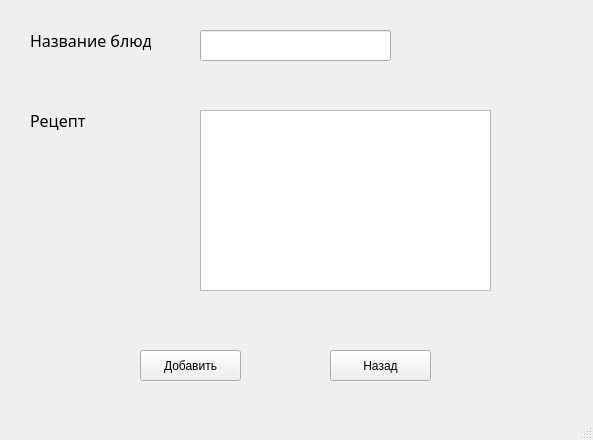
<?xml version="1.0" encoding="UTF-8"?>
<ui version="4.0">
 <class>MainWindow</class>
 <widget class="QMainWindow" name="MainWindow">
  <property name="geometry">
   <rect>
    <x>0</x>
    <y>0</y>
    <width>593</width>
    <height>440</height>
   </rect>
  </property>
  <property name="cursor">
   <cursorShape>ArrowCursor</cursorShape>
  </property>
  <property name="windowTitle">
   <string>Add new recipe</string>
  </property>
  <widget class="QWidget" name="centralwidget">
   <widget class="QLabel" name="label">
    <property name="geometry">
     <rect>
      <x>30</x>
      <y>20</y>
      <width>121</width>
      <height>41</height>
     </rect>
    </property>
    <property name="font">
     <font>
      <family>Niagara Engraved</family>
      <pointsize>12</pointsize>
     </font>
    </property>
    <property name="text">
     <string>Название блюда</string>
    </property>
   </widget>
   <widget class="QLabel" name="label_2">
    <property name="geometry">
     <rect>
      <x>30</x>
      <y>100</y>
      <width>121</width>
      <height>41</height>
     </rect>
    </property>
    <property name="font">
     <font>
      <family>Niagara Engraved</family>
      <pointsize>12</pointsize>
     </font>
    </property>
    <property name="text">
     <string>Рецепт</string>
    </property>
   </widget>
   <widget class="QLineEdit" name="input_nazv">
    <property name="geometry">
     <rect>
      <x>200</x>
      <y>30</y>
      <width>191</width>
      <height>31</height>
     </rect>
    </property>
   </widget>
   <widget class="QPushButton" name="addOk">
    <property name="geometry">
     <rect>
      <x>140</x>
      <y>350</y>
      <width>101</width>
      <height>31</height>
     </rect>
    </property>
    <property name="text">
     <string>Добавить</string>
    </property>
   </widget>
   <widget class="QPushButton" name="back">
    <property name="geometry">
     <rect>
      <x>330</x>
      <y>350</y>
      <width>101</width>
      <height>31</height>
     </rect>
    </property>
    <property name="text">
     <string>Назад</string>
    </property>
   </widget>
   <widget class="QTextEdit" name="textEdit">
    <property name="geometry">
     <rect>
      <x>200</x>
      <y>110</y>
      <width>291</width>
      <height>181</height>
     </rect>
    </property>
   </widget>
  </widget>
  <widget class="QMenuBar" name="menubar">
   <property name="geometry">
    <rect>
     <x>0</x>
     <y>0</y>
     <width>593</width>
     <height>21</height>
    </rect>
   </property>
  </widget>
  <widget class="QStatusBar" name="statusbar"/>
 </widget>
 <resources/>
 <connections/>
</ui>
